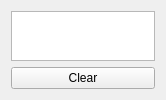
<?xml version="1.0" encoding="UTF-8"?>
<ui version="4.0">
 <class>LogWidget</class>
 <widget class="QWidget" name="LogWidget">
  <property name="geometry">
   <rect>
    <x>0</x>
    <y>0</y>
    <width>166</width>
    <height>100</height>
   </rect>
  </property>
  <property name="minimumSize">
   <size>
    <width>0</width>
    <height>100</height>
   </size>
  </property>
  <property name="windowTitle">
   <string>Form</string>
  </property>
  <layout class="QGridLayout" name="gridLayout">
   <item row="0" column="0">
    <widget class="QPlainTextEdit" name="plainTextEdit"/>
   </item>
   <item row="1" column="0">
    <widget class="QPushButton" name="pushButton_Clear">
     <property name="text">
      <string>Clear</string>
     </property>
    </widget>
   </item>
  </layout>
 </widget>
 <resources/>
 <connections>
  <connection>
   <sender>pushButton_Clear</sender>
   <signal>clicked()</signal>
   <receiver>plainTextEdit</receiver>
   <slot>clear()</slot>
   <hints>
    <hint type="sourcelabel">
     <x>223</x>
     <y>244</y>
    </hint>
    <hint type="destinationlabel">
     <x>236</x>
     <y>184</y>
    </hint>
   </hints>
  </connection>
 </connections>
 <slots>
  <slot>OpenKinect()</slot>
  <slot>CloseKinect()</slot>
  <slot>GrabKinect()</slot>
  <slot>TransformationChanged(TransformT)</slot>
 </slots>
</ui>
